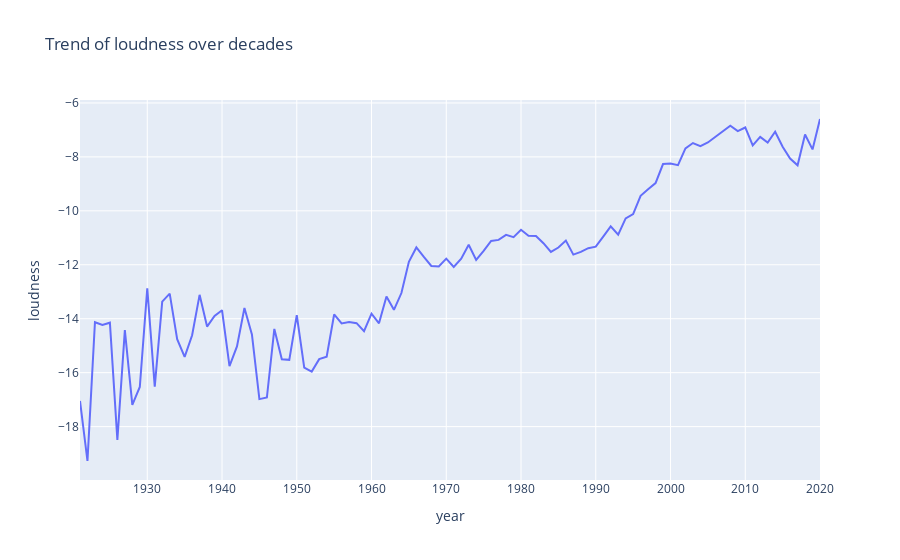

The notebook cell this image was saved under:
### Code cell
# Create the line plot
fig = px.line(year_data, x='year', y='loudness', title='Trend of loudness over decades')

# Display the plot
fig.show()
